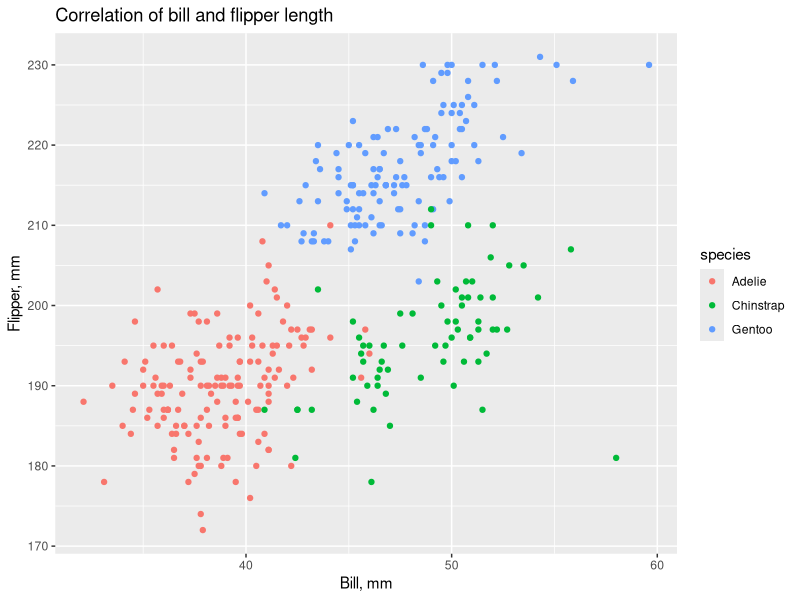
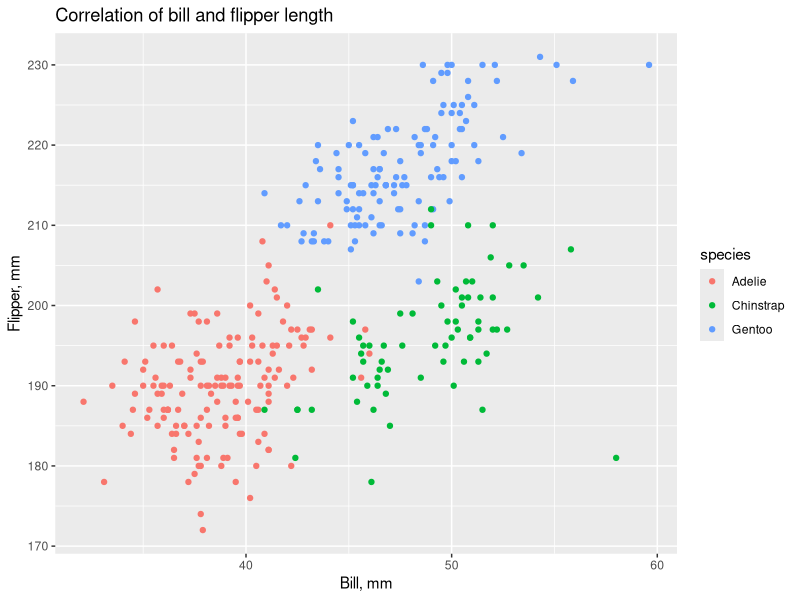

These figures' R source, in order:
## ---- chunk 1
knitr::opts_chunk$set(echo = TRUE)
## ---- chunk 2
# creating a dataframe with a sample from normal distribution, logical, cahracter and factor vectors
library(tidyverse)
data_frame = tibble(

  vec_norm_distr = rnorm(10), 
  
  vec_logical = vec_norm_distr>0,
  
  vec_char =  c ("first","second","third","forth","fifth","sixth","seventh","eighth","ninth","tenth"),
  
  vec_factor = factor(c("green","black", "blue", "black", "blue", "blue", "green","blue", "green","green"))
  
)

# test if can take the mean of variables in the dataframe

distrib_mean = mean(data_frame$vec_norm_distr)

logical_mean = mean(data_frame$vec_logical)

char_mean = mean(data_frame$vec_char) 

factor_mean = mean(data_frame$vec_factor) 

# print the output of the dataframe
data_frame

# answers to homework question 1
cat('The mean of samples from distribution',distrib_mean, ';\n The mean of logical vector',logical_mean, '; \n The mean of character vector',char_mean,  ';\n The mean of factor vector',factor_mean)
cat('Answer: We can take the mean of logical or numberic vector but not of character of factor vectors')
## ---- chunk 3
# convert logical vector 
logical_to_numeric = as.numeric(data_frame$vec_logical)*data_frame$vec_norm_distr
logical_to_factor = as.factor(data_frame$vec_logical)*data_frame$vec_norm_distr
logical_to_factor_to_numeric = as.numeric(as.factor(data_frame$vec_logical))*data_frame$vec_norm_distr


logical_to_numeric
logical_to_factor
logical_to_factor_to_numeric
## ---- chunk 4

# load the data and explore it
library("palmerpenguins")
data("penguins", package = "palmerpenguins")
# head(penguins)

# calculate number of observations (rows, pinguins) and features (columns)
ping_cnt = nrow(penguins)
feature_cnt = ncol(penguins)

# calculate numer of species and islands
ping_species_cnt = count(distinct(penguins, species))
island_cnt = count(distinct(penguins, island))

# get the list of islands and species names
island_list = paste(levels(head(penguins)$island), collapse=', ')
species_list = paste(levels(head(penguins)$species), collapse=', ')

# filter NA and compute mean flipper lenght
mean_flipper = mean(filter(penguins,!is.na(flipper_length_mm))$flipper_length_mm)


# description of dataset
paste('The dataset has ', feature_cnt, ' columns and contains the information about ', ping_cnt, ' pinguings from ', ping_species_cnt,' species of pinguings ',
' living on ', island_cnt, ' islands. The date specifies their ',colnames(penguins)[7], ' and ', colnames(penguins)[8], 
'as well as bill characteristics. Islands include ', island_list, ' and species include ', species_list, 
'Mean flipper length is ', mean_flipper)

# plot bill and flipper lenght and group them by species
ggplot(penguins, aes(x = bill_length_mm, y = flipper_length_mm, color = species))  + 
  labs(title="Correlation of bill and flipper length",x="Bill, mm", y = "Flipper, mm") +
  geom_point()
ggsave("scatterplot.jpg", height = 4, width = 6)

